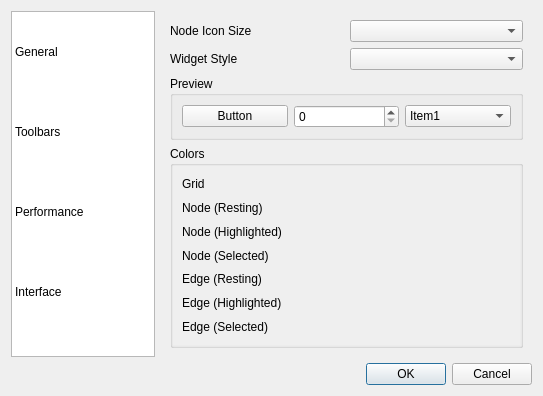
<?xml version="1.0" encoding="UTF-8"?>
<ui version="4.0">
 <class>Dialog_Preferences</class>
 <widget class="QDialog" name="Dialog_Preferences">
  <property name="geometry">
   <rect>
    <x>0</x>
    <y>0</y>
    <width>543</width>
    <height>396</height>
   </rect>
  </property>
  <property name="windowTitle">
   <string>Preferences</string>
  </property>
  <property name="windowIcon">
   <iconset theme="configure">
    <normaloff/>
   </iconset>
  </property>
  <layout class="QVBoxLayout" name="verticalLayout">
   <item>
    <layout class="QHBoxLayout" name="horizontalLayout">
     <item>
      <widget class="QTableWidget" name="tableWidget">
       <property name="minimumSize">
        <size>
         <width>128</width>
         <height>0</height>
        </size>
       </property>
       <property name="maximumSize">
        <size>
         <width>144</width>
         <height>16777215</height>
        </size>
       </property>
       <property name="selectionMode">
        <enum>QAbstractItemView::SingleSelection</enum>
       </property>
       <property name="selectionBehavior">
        <enum>QAbstractItemView::SelectRows</enum>
       </property>
       <property name="iconSize">
        <size>
         <width>48</width>
         <height>48</height>
        </size>
       </property>
       <property name="textElideMode">
        <enum>Qt::ElideRight</enum>
       </property>
       <property name="showGrid">
        <bool>false</bool>
       </property>
       <property name="cornerButtonEnabled">
        <bool>false</bool>
       </property>
       <attribute name="horizontalHeaderVisible">
        <bool>false</bool>
       </attribute>
       <attribute name="horizontalHeaderDefaultSectionSize">
        <number>144</number>
       </attribute>
       <attribute name="horizontalHeaderHighlightSections">
        <bool>false</bool>
       </attribute>
       <attribute name="horizontalHeaderStretchLastSection">
        <bool>true</bool>
       </attribute>
       <attribute name="verticalHeaderVisible">
        <bool>false</bool>
       </attribute>
       <attribute name="verticalHeaderDefaultSectionSize">
        <number>80</number>
       </attribute>
       <attribute name="verticalHeaderHighlightSections">
        <bool>false</bool>
       </attribute>
       <row>
        <property name="text">
         <string/>
        </property>
       </row>
       <row>
        <property name="text">
         <string/>
        </property>
       </row>
       <row>
        <property name="text">
         <string/>
        </property>
       </row>
       <row>
        <property name="text">
         <string/>
        </property>
       </row>
       <column>
        <property name="text">
         <string/>
        </property>
       </column>
       <item row="0" column="0">
        <property name="text">
         <string>General</string>
        </property>
        <property name="icon">
         <iconset theme="preferences-system">
          <normaloff/>
         </iconset>
        </property>
        <property name="flags">
         <set>ItemIsSelectable|ItemIsEnabled</set>
        </property>
       </item>
       <item row="1" column="0">
        <property name="text">
         <string>Toolbars</string>
        </property>
        <property name="icon">
         <iconset theme="configure-toolbars">
          <normaloff/>
         </iconset>
        </property>
        <property name="flags">
         <set>ItemIsSelectable|ItemIsEnabled</set>
        </property>
       </item>
       <item row="2" column="0">
        <property name="text">
         <string>Performance</string>
        </property>
        <property name="icon">
         <iconset theme="preferences-system-performance">
          <normaloff/>
         </iconset>
        </property>
       </item>
       <item row="3" column="0">
        <property name="text">
         <string>Interface</string>
        </property>
        <property name="icon">
         <iconset theme="preferences-desktop-theme">
          <normaloff/>
         </iconset>
        </property>
       </item>
      </widget>
     </item>
     <item>
      <widget class="QStackedWidget" name="stackedWidget">
       <property name="sizePolicy">
        <sizepolicy hsizetype="Expanding" vsizetype="Preferred">
         <horstretch>0</horstretch>
         <verstretch>0</verstretch>
        </sizepolicy>
       </property>
       <property name="currentIndex">
        <number>3</number>
       </property>
       <widget class="QWidget" name="page_general">
        <layout class="QGridLayout" name="gridLayout_2">
         <item row="1" column="1" colspan="2">
          <widget class="QComboBox" name="combo_language"/>
         </item>
         <item row="3" column="0" colspan="3">
          <widget class="QGroupBox" name="group_save">
           <property name="title">
            <string>Save between sessions</string>
           </property>
           <layout class="QVBoxLayout" name="verticalLayout_2">
            <item>
             <widget class="QCheckBox" name="check_save_toolbars">
              <property name="toolTip">
               <string>Save the customized toolbar buttons</string>
              </property>
              <property name="text">
               <string>Toolbars</string>
              </property>
              <property name="checked">
               <bool>true</bool>
              </property>
             </widget>
            </item>
            <item>
             <widget class="QCheckBox" name="check_save_geometry">
              <property name="toolTip">
               <string>Dialogs, window size and position</string>
              </property>
              <property name="text">
               <string>User Interface</string>
              </property>
              <property name="checked">
               <bool>true</bool>
              </property>
             </widget>
            </item>
            <item>
             <widget class="QCheckBox" name="check_save_style">
              <property name="text">
               <string>Knot Style</string>
              </property>
             </widget>
            </item>
            <item>
             <widget class="QCheckBox" name="check_save_grid">
              <property name="text">
               <string>Grid</string>
              </property>
             </widget>
            </item>
            <item>
             <widget class="QPushButton" name="button_clear_settings">
              <property name="toolTip">
               <string>Clear configuration and restore defaults next time Knotter is launched</string>
              </property>
              <property name="text">
               <string>Clear  saved configuration</string>
              </property>
              <property name="icon">
               <iconset theme="edit-clear">
                <normaloff/>
               </iconset>
              </property>
             </widget>
            </item>
           </layout>
          </widget>
         </item>
         <item row="0" column="2">
          <widget class="QPushButton" name="button_clear_recent">
           <property name="toolTip">
            <string>Clear recent file history</string>
           </property>
           <property name="text">
            <string>Clear</string>
           </property>
           <property name="icon">
            <iconset theme="edit-clear-history">
             <normaloff/>
            </iconset>
           </property>
          </widget>
         </item>
         <item row="1" column="0">
          <widget class="QLabel" name="label_3">
           <property name="text">
            <string>Language</string>
           </property>
          </widget>
         </item>
         <item row="2" column="0" colspan="3">
          <widget class="QCheckBox" name="check_files_close">
           <property name="text">
            <string>Check for unsaved files on close</string>
           </property>
           <property name="checked">
            <bool>true</bool>
           </property>
          </widget>
         </item>
         <item row="0" column="0">
          <widget class="QLabel" name="label_4">
           <property name="text">
            <string>Max Recent Files</string>
           </property>
          </widget>
         </item>
         <item row="0" column="1">
          <widget class="QSpinBox" name="spin_recent_files">
           <property name="maximum">
            <number>128</number>
           </property>
           <property name="value">
            <number>5</number>
           </property>
          </widget>
         </item>
         <item row="4" column="0" colspan="3">
          <widget class="QGroupBox" name="groupBox_4">
           <property name="sizePolicy">
            <sizepolicy hsizetype="Preferred" vsizetype="Fixed">
             <horstretch>0</horstretch>
             <verstretch>0</verstretch>
            </sizepolicy>
           </property>
           <property name="title">
            <string>Clipboard</string>
           </property>
           <layout class="QHBoxLayout" name="horizontalLayout_4">
            <item>
             <widget class="QCheckBox" name="check_clipboard_knot">
              <property name="enabled">
               <bool>false</bool>
              </property>
              <property name="sizePolicy">
               <sizepolicy hsizetype="Minimum" vsizetype="Fixed">
                <horstretch>0</horstretch>
                <verstretch>0</verstretch>
               </sizepolicy>
              </property>
              <property name="text">
               <string>Knot</string>
              </property>
              <property name="checked">
               <bool>true</bool>
              </property>
             </widget>
            </item>
            <item>
             <widget class="QCheckBox" name="check_clipboard_xml">
              <property name="text">
               <string>XML</string>
              </property>
              <property name="icon">
               <iconset theme="text-xml">
                <normaloff/>
               </iconset>
              </property>
              <property name="checked">
               <bool>true</bool>
              </property>
             </widget>
            </item>
            <item>
             <widget class="QCheckBox" name="check_clipboard_svg">
              <property name="text">
               <string>SVG</string>
              </property>
              <property name="icon">
               <iconset theme="image-svg+xml">
                <normaloff/>
               </iconset>
              </property>
              <property name="checked">
               <bool>true</bool>
              </property>
             </widget>
            </item>
            <item>
             <widget class="QCheckBox" name="check_clipboard_png">
              <property name="text">
               <string>PNG</string>
              </property>
              <property name="icon">
               <iconset theme="image-x-generic">
                <normaloff/>
               </iconset>
              </property>
              <property name="checked">
               <bool>true</bool>
              </property>
             </widget>
            </item>
            <item>
             <widget class="QCheckBox" name="check_clipboard_tiff">
              <property name="text">
               <string>TIFF</string>
              </property>
              <property name="icon">
               <iconset theme="image-x-generic">
                <normaloff/>
               </iconset>
              </property>
             </widget>
            </item>
           </layout>
          </widget>
         </item>
        </layout>
       </widget>
       <widget class="QWidget" name="page_toolbars">
        <layout class="QGridLayout" name="gridLayout">
         <item row="0" column="0">
          <widget class="QLabel" name="label">
           <property name="text">
            <string>Icon Size</string>
           </property>
          </widget>
         </item>
         <item row="0" column="1">
          <widget class="QComboBox" name="combo_icon_size">
           <property name="toolTip">
            <string>Icon size</string>
           </property>
           <property name="whatsThis">
            <string>&lt;html&gt;&lt;head/&gt;&lt;body&gt;&lt;p&gt;Select the size used for toolbar icons and items in the drawing area.&lt;/p&gt;&lt;/body&gt;&lt;/html&gt;</string>
           </property>
          </widget>
         </item>
         <item row="1" column="0">
          <widget class="QLabel" name="label_2">
           <property name="text">
            <string>Toolbar Button Style</string>
           </property>
          </widget>
         </item>
         <item row="1" column="1">
          <widget class="QComboBox" name="combo_icon_style">
           <property name="whatsThis">
            <string>Select how the toolbar should display icons and text</string>
           </property>
          </widget>
         </item>
         <item row="2" column="0" colspan="2">
          <widget class="QGroupBox" name="groupBox">
           <property name="title">
            <string>Toolbar Buttons</string>
           </property>
           <layout class="QHBoxLayout" name="horizontalLayout_2">
            <item>
             <widget class="Toolbar_Editor" name="toolbar_editor"/>
            </item>
           </layout>
          </widget>
         </item>
        </layout>
       </widget>
       <widget class="QWidget" name="page">
        <layout class="QVBoxLayout" name="verticalLayout_4">
         <item>
          <widget class="QGroupBox" name="groupBox_3">
           <property name="title">
            <string>Rendering</string>
           </property>
           <layout class="QVBoxLayout" name="verticalLayout_3">
            <item>
             <widget class="QCheckBox" name="check_cache_image">
              <property name="toolTip">
               <string>Enable caching of the rendered knot image</string>
              </property>
              <property name="whatsThis">
               <string>Enable caching of the rendered knot image. Imporves performance in large scenes but may create some artifacts.</string>
              </property>
              <property name="text">
               <string>Cache image</string>
              </property>
             </widget>
            </item>
            <item>
             <widget class="QCheckBox" name="check_fluid_refresh">
              <property name="toolTip">
               <string>Redraw the knot while moving nodes</string>
              </property>
              <property name="whatsThis">
               <string>&lt;html&gt;&lt;head/&gt;&lt;body&gt;&lt;p&gt;When selected the knot will be updated fluidly when moving nodes.&lt;/p&gt;&lt;p&gt;When disabled, will update only after the nodes have been moved.&lt;/p&gt;&lt;/body&gt;&lt;/html&gt;</string>
              </property>
              <property name="text">
               <string>Fluid refresh</string>
              </property>
              <property name="checked">
               <bool>true</bool>
              </property>
             </widget>
            </item>
            <item>
             <widget class="QCheckBox" name="check_antialiasing">
              <property name="text">
               <string>Antialiasing</string>
              </property>
             </widget>
            </item>
           </layout>
          </widget>
         </item>
         <item>
          <widget class="QGroupBox" name="groupBox_2">
           <property name="title">
            <string>Script</string>
           </property>
           <layout class="QHBoxLayout" name="horizontalLayout_3">
            <item>
             <widget class="QLabel" name="label_5">
              <property name="text">
               <string>Timeout</string>
              </property>
             </widget>
            </item>
            <item>
             <widget class="QSpinBox" name="spin_timeout">
              <property name="toolTip">
               <string>Maximum execution time for scripts in seconds, 0 means no limit.</string>
              </property>
              <property name="suffix">
               <string>s</string>
              </property>
              <property name="maximum">
               <number>60</number>
              </property>
             </widget>
            </item>
           </layout>
          </widget>
         </item>
         <item>
          <spacer name="verticalSpacer">
           <property name="orientation">
            <enum>Qt::Vertical</enum>
           </property>
           <property name="sizeHint" stdset="0">
            <size>
             <width>20</width>
             <height>40</height>
            </size>
           </property>
          </spacer>
         </item>
        </layout>
       </widget>
       <widget class="QWidget" name="page_2">
        <layout class="QGridLayout" name="gridLayout_3">
         <item row="0" column="0">
          <widget class="QLabel" name="label_6">
           <property name="text">
            <string>Node Icon Size</string>
           </property>
          </widget>
         </item>
         <item row="1" column="0">
          <widget class="QLabel" name="label_7">
           <property name="text">
            <string>Widget Style</string>
           </property>
          </widget>
         </item>
         <item row="0" column="1">
          <widget class="QComboBox" name="combo_node_size"/>
         </item>
         <item row="1" column="1">
          <widget class="QComboBox" name="combo_widget_style">
           <property name="toolTip">
            <string>User interface style. Some widgets may require a restart to take effect.</string>
           </property>
          </widget>
         </item>
         <item row="2" column="0" colspan="2">
          <widget class="QGroupBox" name="group_style_preview">
           <property name="toolTip">
            <string>Shows a preview of the widget style</string>
           </property>
           <property name="title">
            <string>Preview</string>
           </property>
           <layout class="QHBoxLayout" name="horizontalLayout_5">
            <item>
             <widget class="QPushButton" name="pushButton">
              <property name="text">
               <string>Button</string>
              </property>
             </widget>
            </item>
            <item>
             <widget class="QSpinBox" name="spinBox"/>
            </item>
            <item>
             <widget class="QComboBox" name="comboBox">
              <item>
               <property name="text">
                <string>Item1</string>
               </property>
              </item>
              <item>
               <property name="text">
                <string>Item2</string>
               </property>
              </item>
              <item>
               <property name="text">
                <string>Item3</string>
               </property>
              </item>
             </widget>
            </item>
           </layout>
          </widget>
         </item>
         <item row="3" column="0" colspan="2">
          <widget class="QGroupBox" name="groupBox_5">
           <property name="title">
            <string>Colors</string>
           </property>
           <layout class="QGridLayout" name="gridLayout_5">
            <property name="leftMargin">
             <number>0</number>
            </property>
            <property name="topMargin">
             <number>0</number>
            </property>
            <property name="rightMargin">
             <number>0</number>
            </property>
            <property name="bottomMargin">
             <number>0</number>
            </property>
            <property name="spacing">
             <number>0</number>
            </property>
            <item row="0" column="0" colspan="2">
             <widget class="QScrollArea" name="scrollArea">
              <property name="frameShape">
               <enum>QFrame::NoFrame</enum>
              </property>
              <property name="widgetResizable">
               <bool>true</bool>
              </property>
              <widget class="QWidget" name="scrollAreaWidgetContents">
               <property name="geometry">
                <rect>
                 <x>0</x>
                 <y>0</y>
                 <width>365</width>
                 <height>175</height>
                </rect>
               </property>
               <layout class="QGridLayout" name="gridLayout_4">
                <item row="5" column="0">
                 <widget class="QLabel" name="label_12">
                  <property name="text">
                   <string>Edge (Highlighted)</string>
                  </property>
                 </widget>
                </item>
                <item row="3" column="1">
                 <widget class="Color_Selector" name="color_node_selected">
                  <property name="alpha_mode" stdset="0">
                   <enum>Color_Preview::SplitAlpha</enum>
                  </property>
                 </widget>
                </item>
                <item row="1" column="1">
                 <widget class="Color_Selector" name="color_node_resting">
                  <property name="alpha_mode" stdset="0">
                   <enum>Color_Preview::SplitAlpha</enum>
                  </property>
                 </widget>
                </item>
                <item row="5" column="1">
                 <widget class="Color_Selector" name="color_edge_highlighted">
                  <property name="alpha_mode" stdset="0">
                   <enum>Color_Preview::SplitAlpha</enum>
                  </property>
                 </widget>
                </item>
                <item row="6" column="0">
                 <widget class="QLabel" name="label_13">
                  <property name="text">
                   <string>Edge (Selected)</string>
                  </property>
                 </widget>
                </item>
                <item row="4" column="1">
                 <widget class="Color_Selector" name="color_edge_resting">
                  <property name="alpha_mode" stdset="0">
                   <enum>Color_Preview::SplitAlpha</enum>
                  </property>
                 </widget>
                </item>
                <item row="2" column="1">
                 <widget class="Color_Selector" name="color_node_highlighted">
                  <property name="alpha_mode" stdset="0">
                   <enum>Color_Preview::SplitAlpha</enum>
                  </property>
                 </widget>
                </item>
                <item row="4" column="0">
                 <widget class="QLabel" name="label_11">
                  <property name="text">
                   <string>Edge (Resting)</string>
                  </property>
                 </widget>
                </item>
                <item row="1" column="0">
                 <widget class="QLabel" name="label_9">
                  <property name="text">
                   <string>Node (Resting)</string>
                  </property>
                 </widget>
                </item>
                <item row="0" column="1">
                 <widget class="Color_Selector" name="color_grid_lines">
                  <property name="alpha_mode" stdset="0">
                   <enum>Color_Preview::SplitAlpha</enum>
                  </property>
                 </widget>
                </item>
                <item row="0" column="0">
                 <widget class="QLabel" name="label_8">
                  <property name="text">
                   <string>Grid</string>
                  </property>
                 </widget>
                </item>
                <item row="6" column="1">
                 <widget class="Color_Selector" name="color_edge_selected">
                  <property name="alpha_mode" stdset="0">
                   <enum>Color_Preview::SplitAlpha</enum>
                  </property>
                 </widget>
                </item>
                <item row="3" column="0">
                 <widget class="QLabel" name="label_14">
                  <property name="text">
                   <string>Node (Selected)</string>
                  </property>
                 </widget>
                </item>
                <item row="2" column="0">
                 <widget class="QLabel" name="label_10">
                  <property name="text">
                   <string>Node (Highlighted)</string>
                  </property>
                 </widget>
                </item>
               </layout>
              </widget>
             </widget>
            </item>
           </layout>
          </widget>
         </item>
        </layout>
       </widget>
      </widget>
     </item>
    </layout>
   </item>
   <item>
    <widget class="QDialogButtonBox" name="buttonBox">
     <property name="orientation">
      <enum>Qt::Horizontal</enum>
     </property>
     <property name="standardButtons">
      <set>QDialogButtonBox::Cancel|QDialogButtonBox::Ok</set>
     </property>
    </widget>
   </item>
  </layout>
 </widget>
 <customwidgets>
  <customwidget>
   <class>Color_Preview</class>
   <extends>QWidget</extends>
   <header>color_preview.hpp</header>
   <container>1</container>
  </customwidget>
  <customwidget>
   <class>Color_Selector</class>
   <extends>Color_Preview</extends>
   <header>color_selector.hpp</header>
  </customwidget>
  <customwidget>
   <class>Toolbar_Editor</class>
   <extends>QWidget</extends>
   <header>toolbar_editor.hpp</header>
  </customwidget>
 </customwidgets>
 <resources/>
 <connections>
  <connection>
   <sender>buttonBox</sender>
   <signal>accepted()</signal>
   <receiver>Dialog_Preferences</receiver>
   <slot>accept()</slot>
   <hints>
    <hint type="sourcelabel">
     <x>247</x>
     <y>355</y>
    </hint>
    <hint type="destinationlabel">
     <x>157</x>
     <y>274</y>
    </hint>
   </hints>
  </connection>
  <connection>
   <sender>buttonBox</sender>
   <signal>rejected()</signal>
   <receiver>Dialog_Preferences</receiver>
   <slot>reject()</slot>
   <hints>
    <hint type="sourcelabel">
     <x>315</x>
     <y>355</y>
    </hint>
    <hint type="destinationlabel">
     <x>286</x>
     <y>274</y>
    </hint>
   </hints>
  </connection>
  <connection>
   <sender>tableWidget</sender>
   <signal>cellClicked(int,int)</signal>
   <receiver>stackedWidget</receiver>
   <slot>setCurrentIndex(int)</slot>
   <hints>
    <hint type="sourcelabel">
     <x>98</x>
     <y>75</y>
    </hint>
    <hint type="destinationlabel">
     <x>220</x>
     <y>18</y>
    </hint>
   </hints>
  </connection>
  <connection>
   <sender>Dialog_Preferences</sender>
   <signal>accepted()</signal>
   <receiver>Dialog_Preferences</receiver>
   <slot>set_preferences()</slot>
   <hints>
    <hint type="sourcelabel">
     <x>536</x>
     <y>46</y>
    </hint>
    <hint type="destinationlabel">
     <x>539</x>
     <y>94</y>
    </hint>
   </hints>
  </connection>
 </connections>
 <slots>
  <slot>set_preferences()</slot>
 </slots>
</ui>
